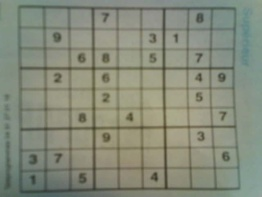
#> input picture assets/image1.jpg, 262 x 197 px, shrunk from 640 x 480 before the run
$ python main.py
#> lines starting #> are read from the running program, lines starting #| are printed output that depends on the picture; after the words box and inside, x2 and y2 are one past the last pixel; in counts of white or black regions, pixels touching at a corner belong together
import cv2 as cv
from matplotlib import pyplot as plt

## tập ảnh
imageData = ['image1.jpg', 'image2.jpg', 'image3.jpg', 'image4.jpg', 'image5.jpg', 'image6.jpg', 'image7.jpg',
             'image8.jpg', 'image9.jpg', 'image10.jpg']

## tập tên ảnh
imageName = ['image1', 'image2', 'image3', 'image4', 'image5', 'image6', 'image7', 'image8', 'image9', 'image10']

## output threshold mean
thresh_mean = []

## output threshold gaussion
thresh_gaussian = []

## output origin
origin = []


## Hàm phân ngưỡng một ảnh
def image_partitioning(file_name):
    ## đọc ảnh gốc, sau đó add vào tập origin
#> called with file_name = 'image1.jpg'
    image_origin = cv.imread('./assets/' + file_name, 0)
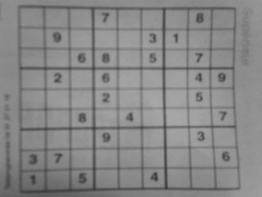
#> image_origin: shape (197, 262); min 54, max 168, mean 135.4
    origin.append(image_origin)

    ## Chuyển đổi ảnh gốc thành ảnh xám
    image_grey = cv.medianBlur(image_origin, 5)

    ## chuyển đổi ảnh xám theo phương pháp Adaptive Threshold Mean, đưa ảnh này vào tập thresh_mean
    image_thresh_mean = cv.adaptiveThreshold(image_grey, 255, cv.ADAPTIVE_THRESH_MEAN_C, cv.THRESH_BINARY, 11, 2)
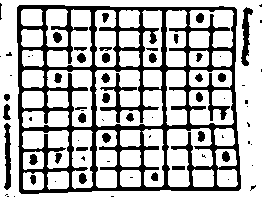
#> image_thresh_mean: shape (197, 262); 70.1% white; 71 black regions (35 under 20 px), largest, box (x1, y1, x2, y2) and area: (17, 5, 241, 194) 12857, (241, 7, 253, 66) 342, (4, 123, 11, 190) 325
    thresh_mean.append(image_thresh_mean)

    ## chuyển đổi ảnh xám theo phương pháp Adaptive Threshold Gaussion, đưa ảnh này vào tập thresh_gaussion
    image_thresh_gaussion = cv.adaptiveThreshold(image_grey, 255, cv.ADAPTIVE_THRESH_GAUSSIAN_C, cv.THRESH_BINARY, 11, 2)
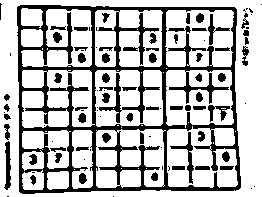
#> image_thresh_gaussion: shape (197, 262); 73% white; 95 black regions (36 under 20 px), largest, box (x1, y1, x2, y2) and area: (17, 5, 241, 194) 10453, (170, 132, 194, 184) 249, (4, 141, 11, 190) 214
    thresh_gaussian.append(image_thresh_gaussion)


## hàm show tập ảnh output bằng thư viện matplotlib
## dataset (tập output): origin, thresh_mean, thresh_gaussian
## title (title của tập ảnh): Origin Image, Adaptive Thresholding Mean, Adaptive Thresholding Gaussion
def show_images(dataset: [], title):
    ## lặp qua tập ảnh output
    for i in range(len(dataset)):
        ## Sắp xếp thứ tu các ảnh
        plt.subplot(2, len(dataset) // 2, i + 1), plt.imshow(dataset[i], 'gray')
        ## thêm title cho ảnh
        plt.title(imageName[i], fontdict={'fontsize': 12})
        ## điều chỉnh khoảng cách giữa các ảnh (chiều cao)
        plt.subplots_adjust(hspace=0.25)
        ## clear phần viền tọa độ của khung ảnh
        plt.xticks([]), plt.yticks([])

    ## thêm title hiển thị cho tập ảnh
    plt.suptitle(title)
    ## show màn hình tập ảnh
    plt.show()


## lặp qua tập ảnh imageData(data_set)
for i in range(len(imageData)):
    ## gọi hàm phân ngưỡng ảnh
    image_partitioning(imageData[i])
#> pass 2 of the loop `for i in range(len(imageData)):`:
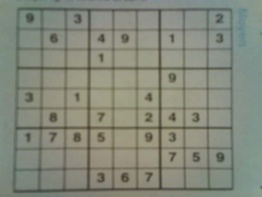
#> input picture assets/image2.jpg, 262 x 197 px, shrunk from 640 x 480 before the run
#> in image_partitioning (call 2), `image_thresh_mean = cv.adaptiveThreshold(image_grey, 255, cv.ADAPTIVE_..`:
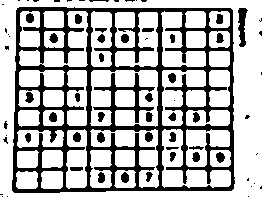
#> image_thresh_mean: shape (197, 262); 70.5% white; 70 black regions (32 under 20 px), largest, box (x1, y1, x2, y2) and area: (12, 7, 235, 193) 12926, (238, 8, 248, 47) 239, (216, 152, 225, 163) 71
#> in image_partitioning (call 2), `image_thresh_gaussion = cv.adaptiveThreshold(image_grey, 255, cv.ADAPT..`:
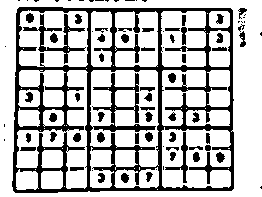
#> image_thresh_gaussion: shape (197, 262); 73.2% white; 84 black regions (30 under 20 px), largest, box (x1, y1, x2, y2) and area: (12, 7, 234, 193) 10435, (23, 14, 86, 64) 617, (165, 132, 188, 183) 239
#> pass 3 of the loop `for i in range(len(imageData)):`:
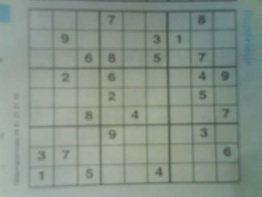
#> input picture assets/image3.jpg, 262 x 197 px, shrunk from 640 x 480 before the run
#> in image_partitioning (call 3), `image_thresh_mean = cv.adaptiveThreshold(image_grey, 255, cv.ADAPTIVE_..`:
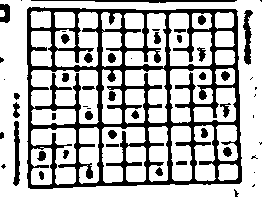
#> image_thresh_mean: shape (197, 262); 71.3% white; 53 black regions (19 under 20 px), largest, box (x1, y1, x2, y2) and area: (27, 7, 242, 189) 12111, (31, 0, 237, 3) 362, (243, 10, 253, 65) 306
#> in image_partitioning (call 3), `image_thresh_gaussion = cv.adaptiveThreshold(image_grey, 255, cv.ADAPT..`:
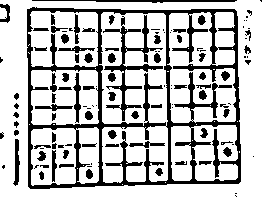
#> image_thresh_gaussion: shape (197, 262); 74.8% white; 118 black regions (48 under 20 px), largest, box (x1, y1, x2, y2) and area: (27, 7, 241, 189) 7804, (103, 15, 163, 121) 1108, (32, 0, 237, 3) 352
#> (the run stopped early here; a loop or call above may not have finished)
